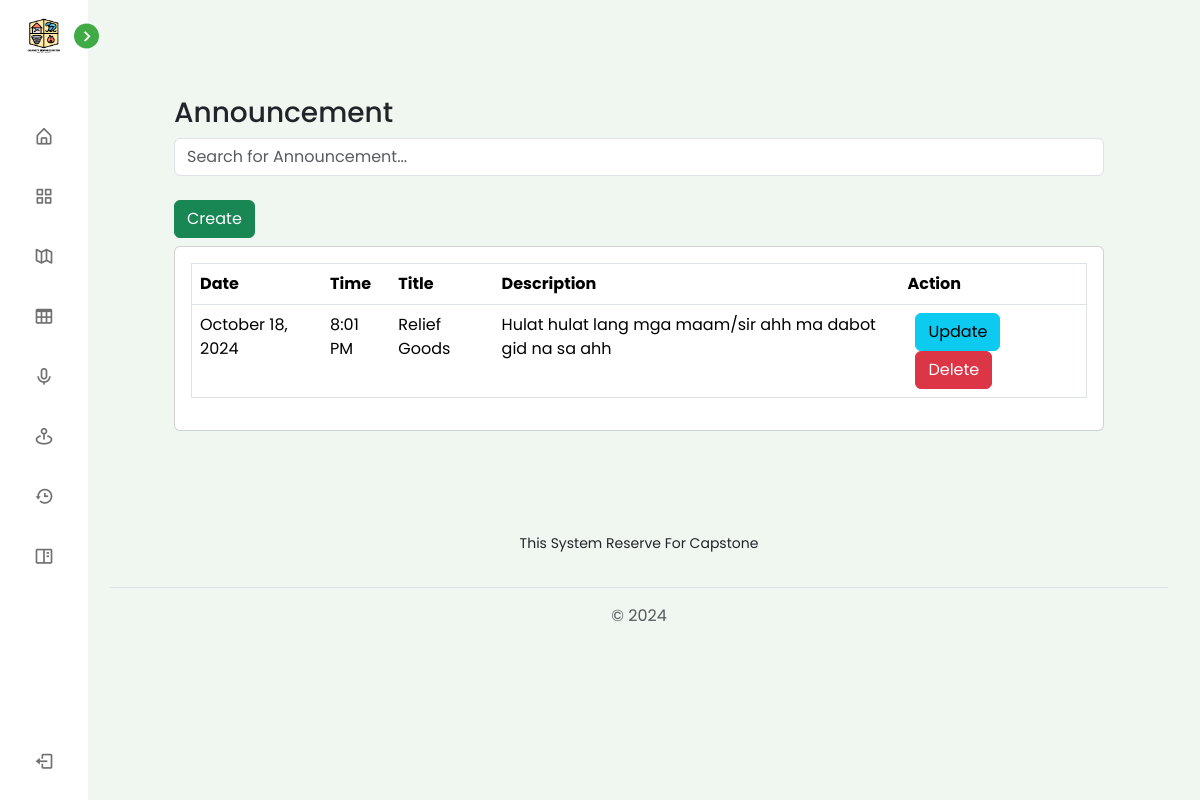
Before: /view/pages/admin/annoucement.php (signed in) with the older database file.
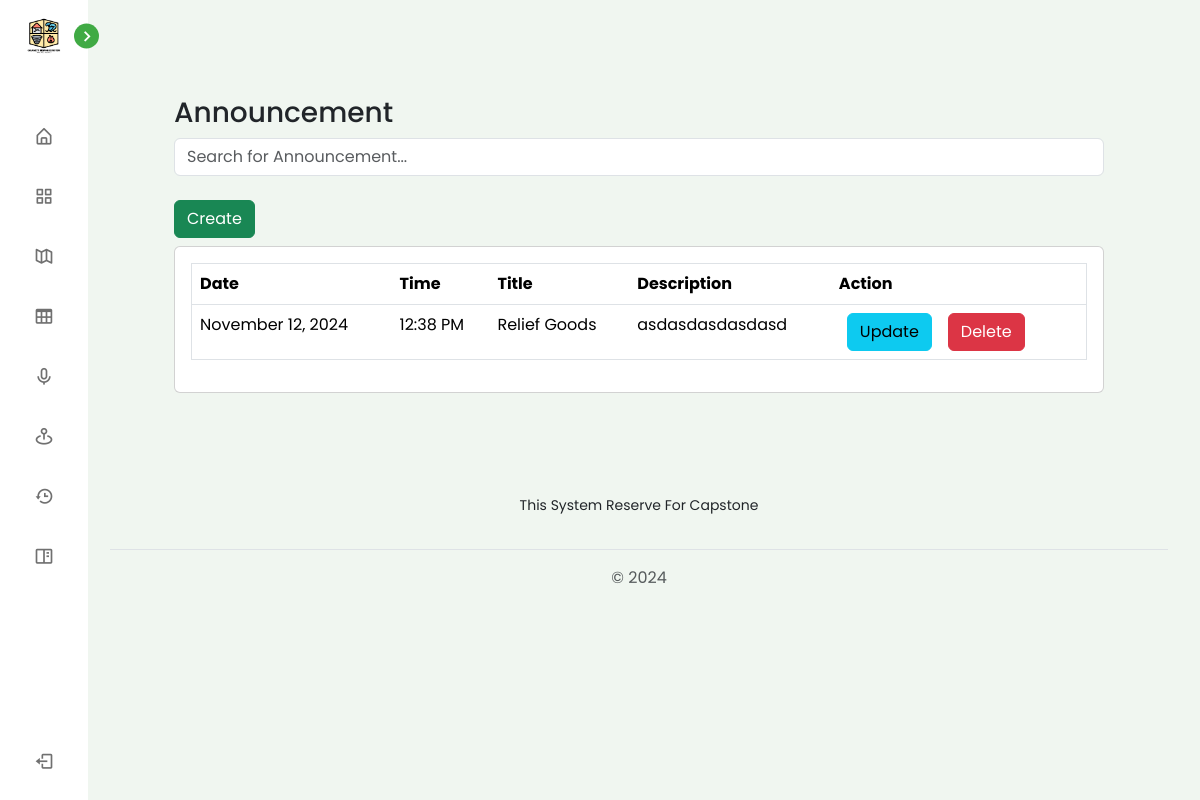
After: the same page with the newer database file.
### tables this page shows
CREATE TABLE `tbl_announcement` (
  `id` int(255) NOT NULL,
  `announcement_title` varchar(255) NOT NULL,
  `announcement_description` varchar(255) NOT NULL,
  `announcement_date` date NOT NULL,
  `announcement_time` time NOT NULL
);

### connection/connection.php (called while the page is built, shortened)
<?php
class config {
    public function __construct(){
        $dsn = "mysql:host=".H.";dbname=".DB;
        $username = U;
        $password = P;
        try {
            $this->pdo = new PDO($dsn, $username, $password);
        } catch (PDOException $e) {
            die("Connection failed: " . $e->getMessage());
        }
    }
}
?>

### controller/AnnouncementController.php (called while the page is built, shortened)
<?php
    require_once('../../../services/AnnouncementServices.php');
    $announcementServices = new AnnouncementServices();
?>

### services/AnnouncementServices.php (called while the page is built, shortened)
<?php
require_once("../../../connection/connection.php");
class AnnouncementServices extends config {
    public function getActiveAnnouncement() {
        try {
            $query = "SELECT
                            `id`,
                            `announcement_title`,
                            `announcement_description`,
                            `announcement_date`,
                            `announcement_time`
                        FROM
                            `tbl_announcement`
                        ORDER BY
                            `announcement_date` & `announcement_time` DESC";
            $stmt = $this->pdo->prepare($query);
            $stmt->execute();
            $announcement =  $stmt->fetchAll(PDO::FETCH_ASSOC);
            return  $announcement;
        } catch (PDOException $e) {
            echo "Error: " . $e->getMessage();
        }
    }
}
?>

### view/pages/admin/annoucement.php (the view, shortened to what the changed rows need)
<?php
require_once('../../../controller/AnnouncementController.php');
$activeAnnouncement = $announcementServices->getActiveAnnouncement();
?>
<?php require_once('../../components/header.php')?>
<div class="p-0 p-md-5">
    <div class="p-4">
        <div class="table-responsive card p-3">
            <table border="1" class="table p-3" id="pestData">
                <thead>
                    <tr>
                        <th>Date</th>
                        <th>Time</th>
                        <th>Title</th>
                        <th>Description</th>
                        <th>Action</th>
                    </tr>
                </thead>
                <tbody>
                    <?php if (!empty($activeAnnouncement)): ?>
                        <?php foreach ($activeAnnouncement  as $announcement): ?>
                            <tr>
                                <td><?php
                                    $date = new DateTime($announcement['announcement_date']);
                                    echo $date->format('F j, Y')?>
                                </td>
                                <td><?php
                                    $time = new DateTime($announcement['announcement_time']);
                                    echo $time->format('g:i A')?>
                                </td>
                                <td><?php echo htmlspecialchars($announcement['announcement_title']); ?></td>
                                <td><?php echo htmlspecialchars($announcement['announcement_description']); ?></td>
                                <td><button type="button" class="btn btn-info mx-0 mx-md-2 my-1 my-md-0"
                                        data-bs-toggle="modal"
                                        data-bs-target="#announcementModal"
                                        data-bs-id="<?php echo htmlspecialchars($announcement['id']); ?>"
                                        data-bs-date="<?php echo htmlspecialchars($announcement['announcement_date']); ?>"
                                        data-bs-time="<?php echo htmlspecialchars($announcement['announcement_time']); ?>"
                                        data-bs-title="<?php echo htmlspecialchars($announcement['announcement_title']); ?>"
                                        data-bs-description="<?php echo htmlspecialchars($announcement['announcement_description']); ?>"
                                        data-bs-action="update">
                                        Update
                                </button><button type="button" class="btn btn-danger mx-0 mx-md-2 my-1 my-md-0"
                                        data-bs-toggle="modal"
                                        data-bs-target="#deleteModal"
                                        data-bs-id="<?php echo htmlspecialchars($announcement['id']); ?>">
                                        Delete
                                </button></td>
                            </tr>
                        <?php endforeach; ?>
                    <?php else: ?>
                        <tr>
                            <td colspan="6" class="text-center">No records found.</td>
                        </tr>
                    <?php endif; ?>
                </tbody>
            </table>
        </div>
    </div>
</div>
<?php require_once('../../components/footer.php')?>

Changed rows visible on the page:
removed tbl_announcement: announcement_date "October 18, 2024", announcement_time "8:01 PM", announcement_title "Relief Goods", announcement_description "Hulat hulat lang mga maam/sir ahh ma dabot gid na sa ahh"
added tbl_announcement: announcement_date "November 12, 2024", announcement_time "12:38 PM", announcement_title "Relief Goods", announcement_description "asdasdasdasdasd"
